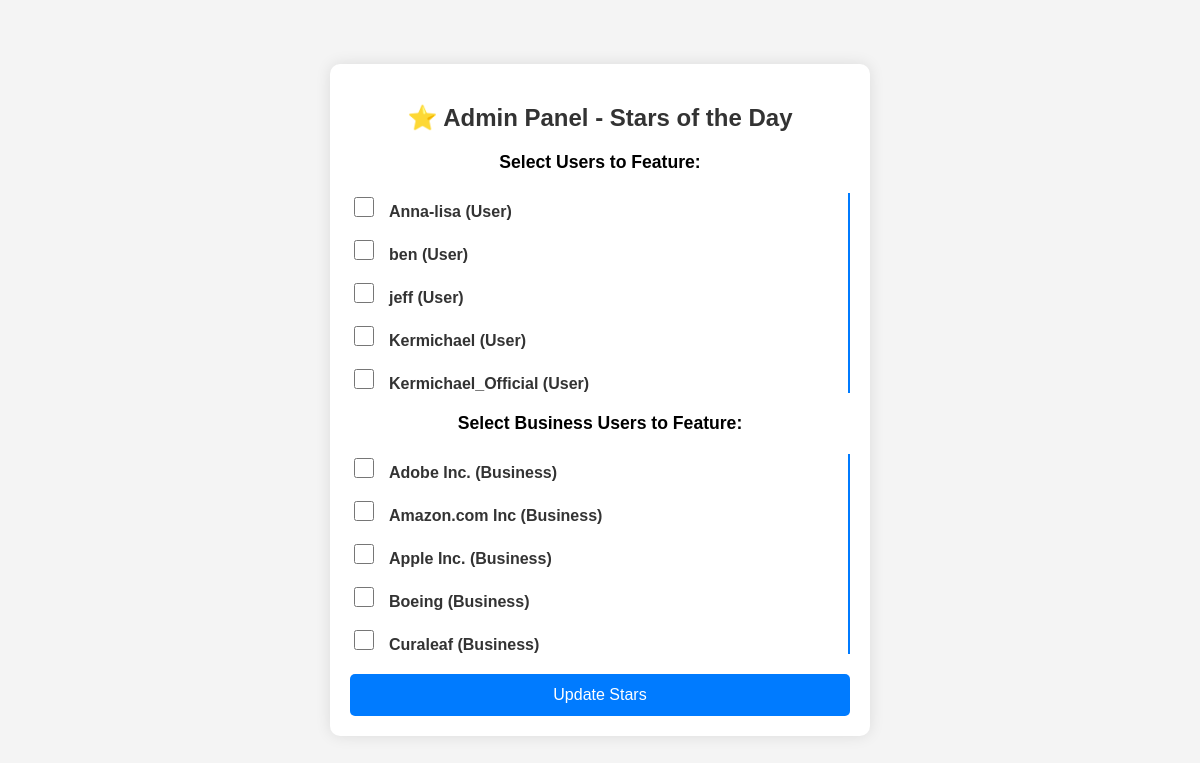
Page /admin_stars.php on the committed database.
### tables this page shows
CREATE TABLE `users` (
  `id` int UNSIGNED NOT NULL,
  `username` varchar(30) NOT NULL,
  `email` varchar(255) DEFAULT 'no-email@example.com',
  `password` varchar(255) NOT NULL,
  `reg_date` timestamp NULL DEFAULT CURRENT_TIMESTAMP,
  `profile_picture` varchar(255) DEFAULT 'default-profile.png',
  `verification_code` varchar(10) DEFAULT NULL
);

CREATE TABLE `business_users` (
  `id` int NOT NULL,
  `username` varchar(50) NOT NULL,
  `password` varchar(255) NOT NULL,
  `email` varchar(100) NOT NULL,
  `profile_picture` varchar(255) DEFAULT NULL,
  `registration_date` timestamp NULL DEFAULT CURRENT_TIMESTAMP,
  `status` int DEFAULT '0',
  `created_at` datetime DEFAULT CURRENT_TIMESTAMP
);

### admin_stars.php (the view, shortened to what this page needs)
<?php
$servername = "localhost";
$dbname = "investus";
$dbusername = "root";
$dbpassword = "";
$conn = new mysqli($servername, $dbusername, $dbpassword, $dbname);
$users_stmt = $conn->prepare("SELECT id, username FROM users");
$users_stmt->execute();
$users_stmt->bind_result($user_id, $user_username);
$users = [];
while ($users_stmt->fetch()) {
    $users[] = [
        'id' => $user_id,
        'username' => $user_username,
        'type' => 'user'
    ];
}
$business_stmt = $conn->prepare("SELECT id, username FROM business_users");
$business_stmt->execute();
$business_stmt->bind_result($business_id, $business_username);
$business_users = [];
while ($business_stmt->fetch()) {
    $business_users[] = [
        'id' => $business_id,
        'username' => $business_username,
        'type' => 'business'
    ];
}
?>
<!DOCTYPE html>
<html lang="en">
<head>
</head>
<body>
    <div class="container">
        <h2>⭐ Admin Panel - Stars of the Day</h2>
        <form method="post">
            <label>Select Users to Feature:</label>
            <div class="checkbox-group">
                <?php foreach ($users as $user): ?>
                    <div>
                        <input type="checkbox" name="stars[]" value="<?php echo $user['id'] . "_user"; ?>">
                        <label for="star-<?php echo $user['id']; ?>"><?php echo htmlspecialchars($user['username']); ?> (User)</label>
                    </div>
                <?php endforeach; ?>
            </div>
            <label>Select Business Users to Feature:</label>
            <div class="checkbox-group">
                <?php foreach ($business_users as $business): ?>
                    <div>
                        <input type="checkbox" name="stars[]" value="<?php echo $business['id'] . "_business"; ?>">
                        <label for="star-<?php echo $business['id']; ?>"><?php echo htmlspecialchars($business['username']); ?> (Business)</label>
                    </div>
                <?php endforeach; ?>
            </div>
            <button type="submit">Update Stars</button>
        </form>
    </div>
</body>
</html>

### admin_stars.php (style rules this page uses)
body { font-family: 'Arial', sans-serif; background-color: #f4f4f4; margin: 0; padding: 0; display: flex; align-items: center; justify-content: center; height: 100vh; }
.container { background: white; padding: 20px; border-radius: 10px; box-shadow: 0 0 15px rgba(0, 0, 0, 0.1); width: 500px; text-align: center; }
h2 { color: #333; margin-bottom: 20px; }
label { font-weight: bold; margin-top: 10px; display: block; font-size: 1.1em; }
.checkbox-group { text-align: left; margin: 20px 0; max-height: 200px; overflow-y: auto; padding-right: 10px; border-right: 2px solid #007bff; display: flex; flex-direction: column; align-items: flex-start; }
.checkbox-group div { display: flex; align-items: center; margin-bottom: 15px; }
.checkbox-group input[type="checkbox"] { margin-right: 10px; cursor: pointer; width: 20px; height: 20px; background-color: gold; border: 2px solid #cc9a00; border-radius: 3px; }
.checkbox-group label { display: inline-block; margin-left: 5px; font-size: 1em; color: #333; }
button { background-color: #007bff; color: white; padding: 12px 20px; border: none; border-radius: 5px; cursor: pointer; width: 100%; font-size: 16px; transition: background 0.3s ease-in-out; }

### rows in the picture
users: username "Anna-lisa"
users: username "ben"
users: username "jeff"
users: username "Kermichael"
users: username "Kermichael_Official"
business_users: username "Adobe Inc."
business_users: username "Amazon.com Inc"
business_users: username "Apple Inc."
business_users: username "Boeing"
business_users: username "Curaleaf"
